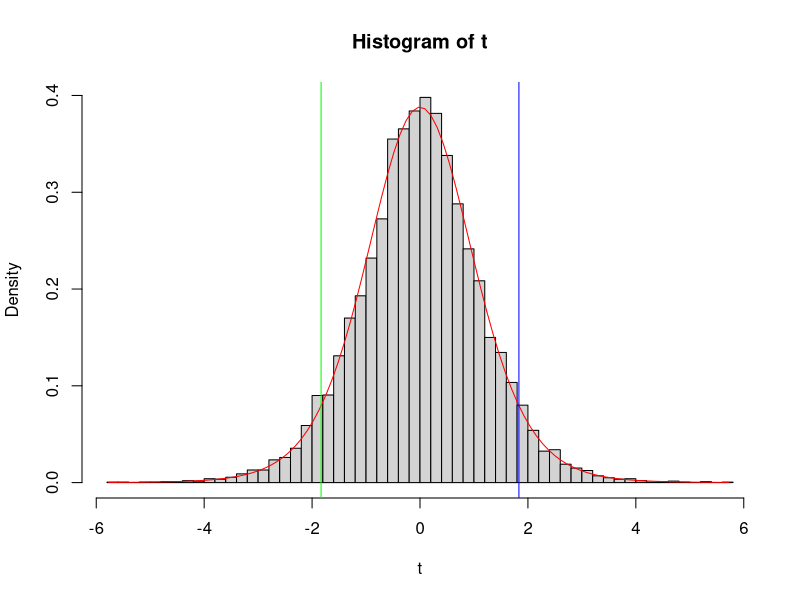
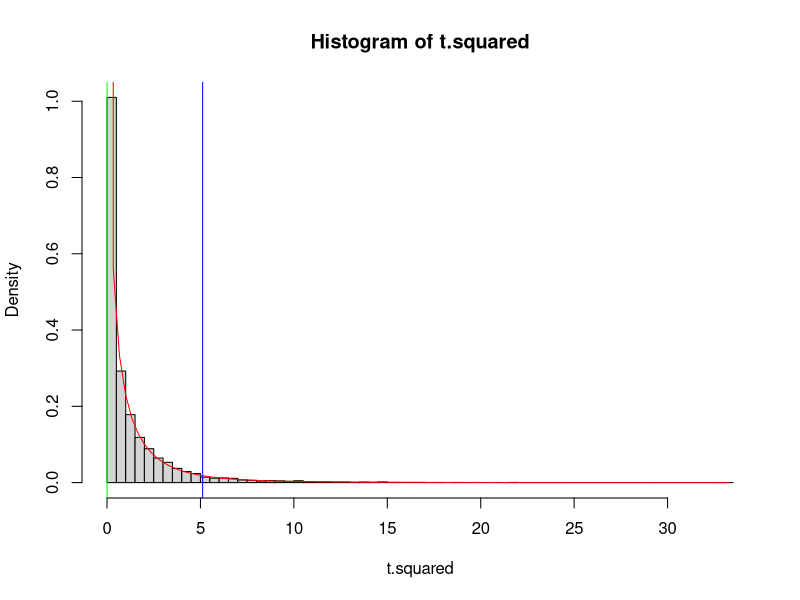
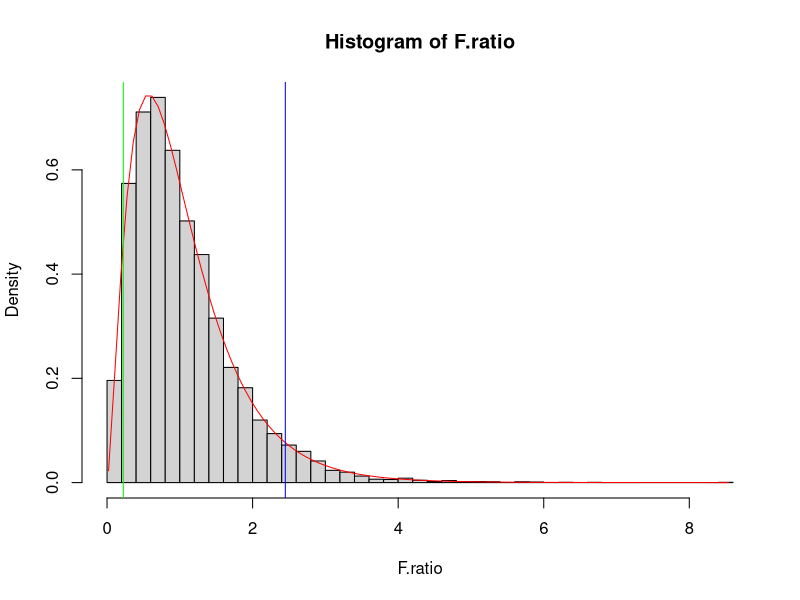

Write the R code that produced these figures, in order.
## ---- chunk 1
knitr::opts_chunk$set(echo = TRUE, eval = TRUE, comment = "#>")
## ---- chunk 2
B <- 10000
p <- 9

sample.norm <- rnorm(B)
sample.chi <- rchisq(B, df = p)

t <- sample.norm/sqrt(sample.chi/p)

hist(t, freq = F, nclass = 50)
plot(function(x) dt(x, df = p), from = min(t), to = max(t), 
     add = TRUE, col = "red")
abline(v = c(qt(0.05, df = p), qt(0.95, df = p)), col = c("green", "blue"))
## ---- chunk 3
t.squared <- (sample.norm/sqrt(sample.chi/p))^2

hist(t.squared, freq = F, nclass = 50)
plot(function(x) df(x, df1 = 1, df2 = p), from = min(t.squared), to = max(t.squared), 
     add = TRUE, col = "red")
abline(v = c(qf(0.05, df1 = 1, df2 = p), qf(0.95, df1 = 1, df2 = p)), col = c("green", "blue"))
## ---- chunk 4
n1 <- 5
n2 <- 40

sample.chin1 <- rchisq(B, df = n1)
sample.chin2 <- rchisq(B, df = n2)

F.ratio <- (sample.chin1/n1)/(sample.chin2/n2)

hist(F.ratio, freq = F, nclass = 50)
plot(function(x) df(x, df1 = n1, df2 = n2), from = min(F.ratio), to = max(F.ratio), 
     add = TRUE, col = "red")
abline(v = c(qf(0.05, df1 = n1, df2 = n2), qf(0.95, df1 = n1, df2 = n2)), col = c("green", "blue"))
